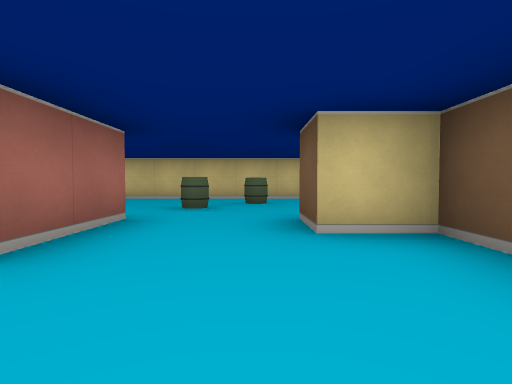
[1] (above)

20 first-person views from a walk through a cub3D maze. The camera is about half as high as the walls, tilts 2° down and sees 80° across. The floor is counted in squares. Each view is taken from the middle of a square. On the plan, view 1 faces up. The plan holds only what a view shows up to about 9 squares ahead; the rest is blank.

[2]
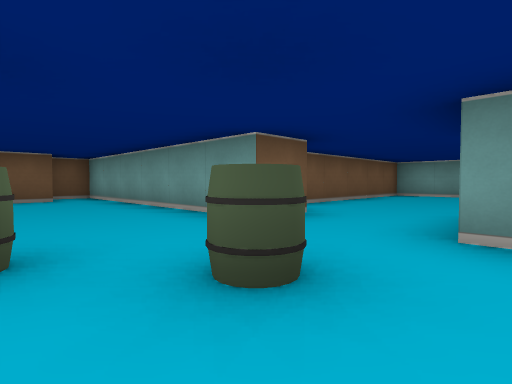

[3]
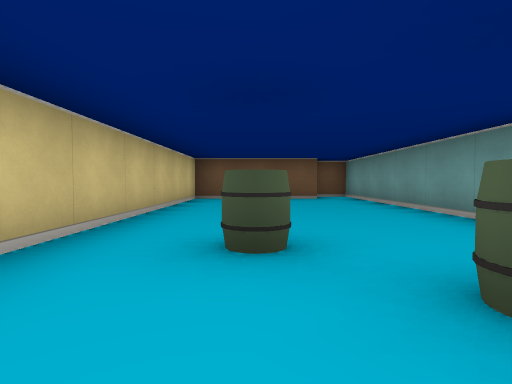

[4]
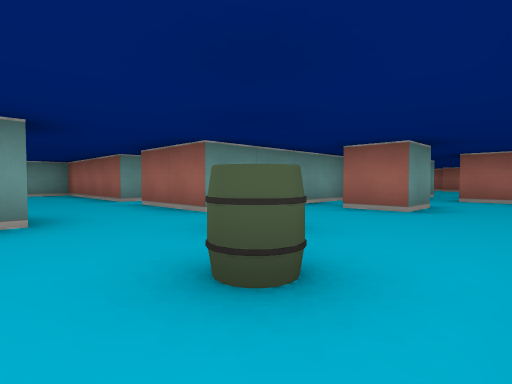

[5]
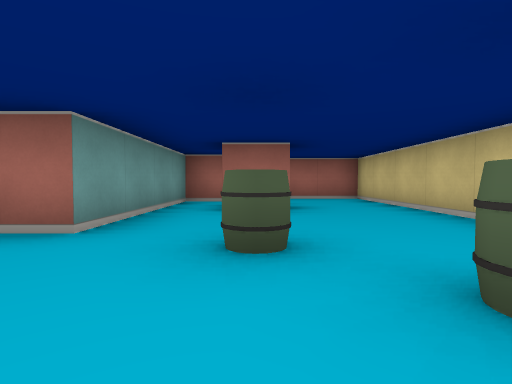

[6]
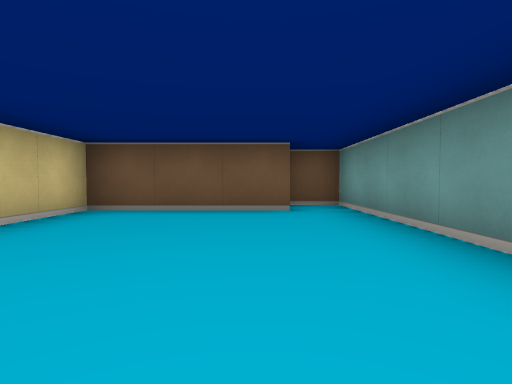

[7]
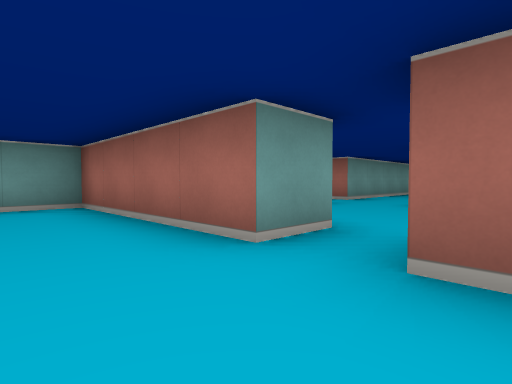

[8]
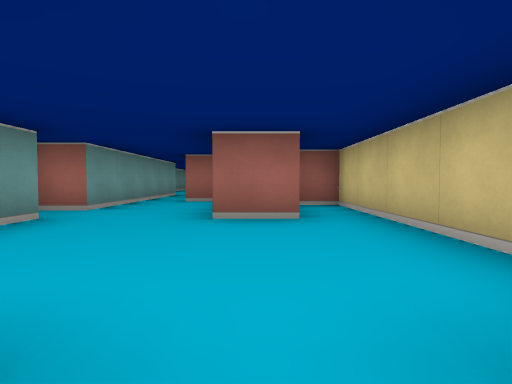

[9]
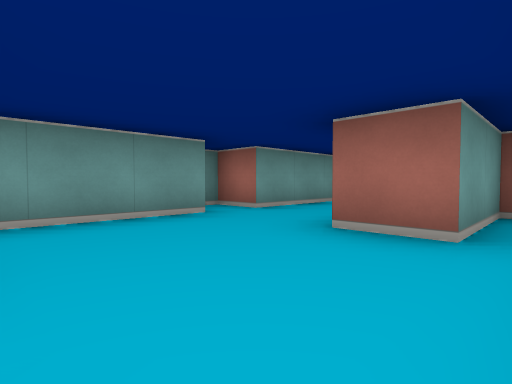

[10]
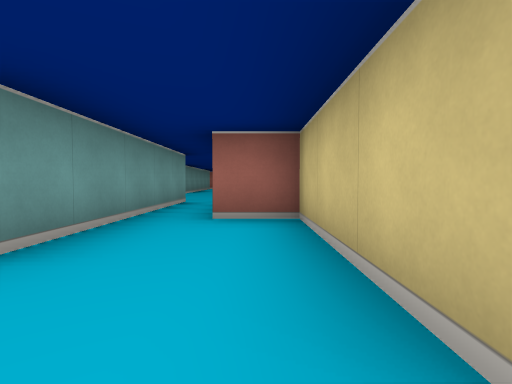

[11]
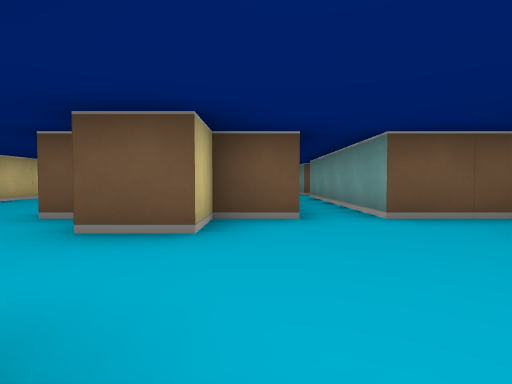

[12]
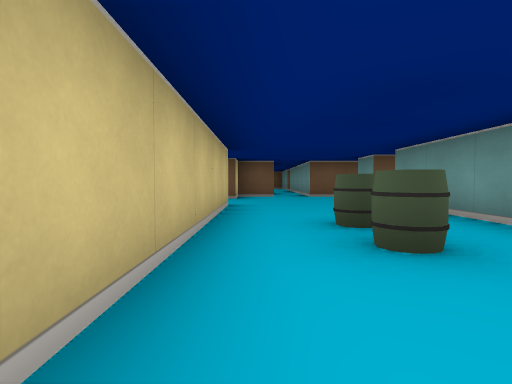

[13]
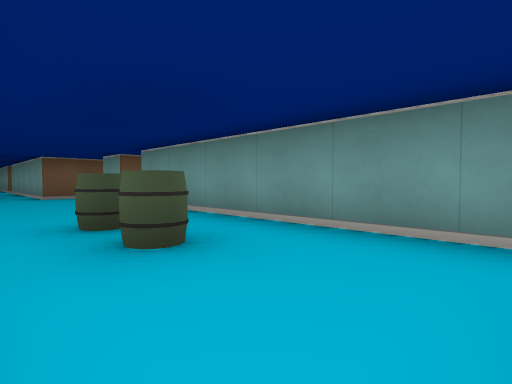

[14]
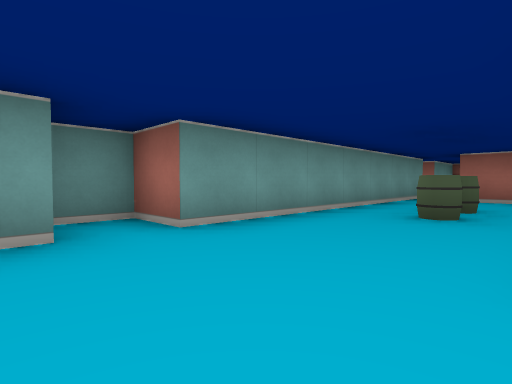

[15]
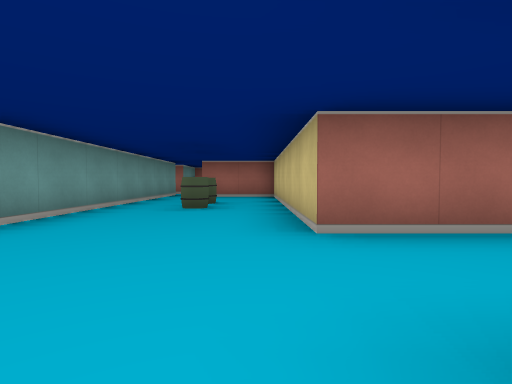

[16]
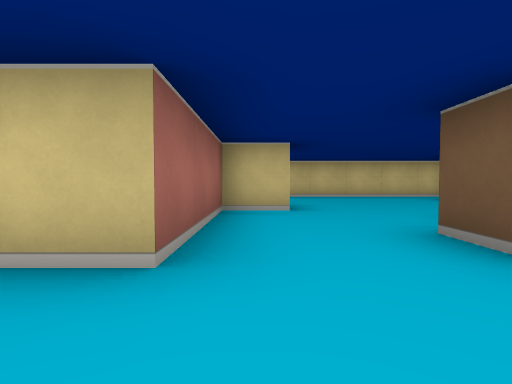

[17]
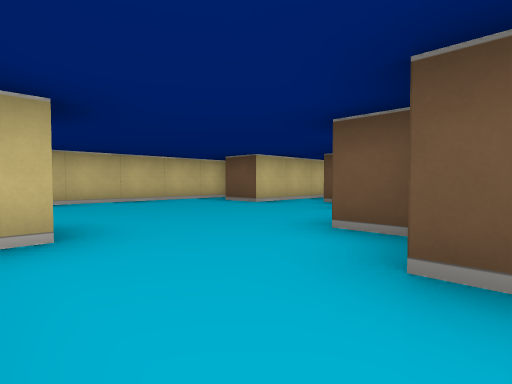

[18]
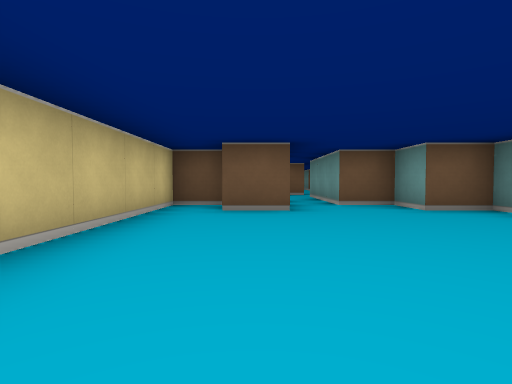

[19]
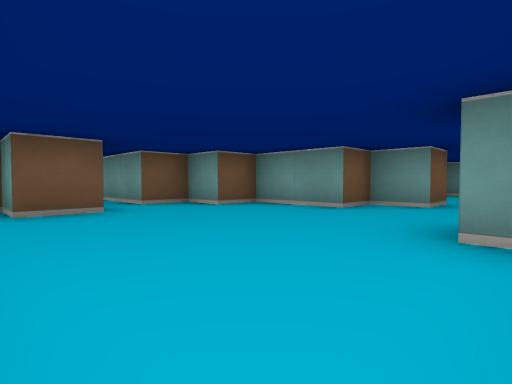

[20]
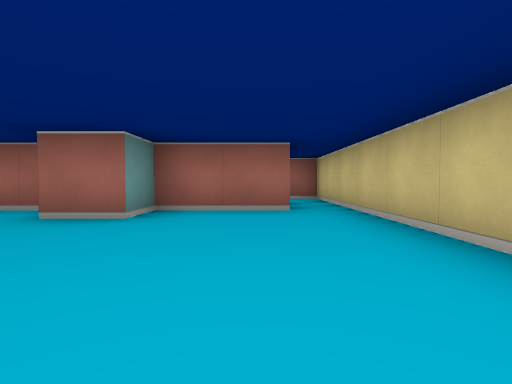

### Floor plan
Points are (right, up) in squares from view 1. A wall is a line through its corners. A room is listed if a view was taken in it or the views show most of it. See-through windows are left out.
Room 1 (views 1, 2, 3, 4, 5, 6, 7, 8)
walls: (-2.6, 0.5) (-1.5, 0.5) (-1.5, -3.5) (1.2, -3.5); (-4.6, 5.5) (-3.5, 5.5) (-3.5, 4.5); (5.5, 4.4) (5.5, 7.5) (-6.5, 7.5) (-6.5, 5.5); (-6.5, 4.5) (-5.5, 4.5) (-5.5, 3.5) (-1.5, 3.5) (-1.5, 1.5); (1.5, -3.2) (1.5, 2.5) (0.5, 2.5) (0.5, 3.5) (6.5, 3.5) (6.5, 4.5)
ways out: opening at (-2, 1) to room 2; opening at (-7, 5) to room 4
objects: barrel (-1, 5); barrel (0, 6)
Room 2 (views 9, 10)
walls: (-5.6, -1.5) (-3.2, -1.5); (-3.8, 2.5) (-7.5, 2.5) (-7.5, 1.5) (-5.5, 1.5) (-5.5, 0.5) (-8.5, 0.5) (-8.5, -0.5); (-8.5, -1.5) (-6.5, -1.5) (-6.5, -2.5)
ways out: opening at (-2, 1) to room 1; opening at (-8, -1) to room 3
Room 3 (views 11, 12, 13, 14, 15, 16)
walls: (-14.5, 0.5) (-20.5, 0.5) (-20.5, -1.5); (-13.5, -3) (-13.5, -2.5) (-12.5, -2.5); (-11.5, -0.6) (-11.5, 0.5) (-12.5, 0.5); (-11.5, -3) (-11.5, -1.5) (-8.5, -1.5); (-20.5, -2.5) (-14.5, -2.5) (-14.5, -3.5) (-13.6, -3.5)
ways out: opening at (-8, -1) to room 2; opening at (-13.5, 0.5) to room 4
objects: barrel (-18, -1); barrel (-17, -1)
Room 4 (views 17, 18, 19, 20)
walls: (-14.5, 6.5) (-14.5, 4.5) (-13.5, 4.5) (-13.5, 3.5) (-14.5, 3.5) (-14.5, 0.5); (-12.5, 0.5) (-12.5, 1.5) (-11.5, 1.5) (-11.5, 2.5) (-9.5, 2.5) (-9.5, 3.5) (-8.5, 3.5) (-8.5, 4.5) (-6.5, 4.5); (-6.9, 5.5) (-9.5, 5.5) (-9.5, 6.5) (-8.5, 6.5) (-8.5, 7.5) (-16.5, 7.5)
ways out: opening at (-7, 5) to room 1; opening at (-13.5, 0.5) to room 3; opening at (-15.5, 7)

Where each view was taken, in squares from view 1:
view 1: 0 up, 0 right, facing up
view 2: 6 up, 2 left, facing down-right
view 3: 6 up, 2 left, facing right
view 4: 7 up, 1 right, facing down-left
view 5: 5 up, 1 right, facing left
view 6: 5 up, 1 right, facing right
view 7: 2 up, 0 right, facing down-left
view 8: 1 up, 2 left, facing left
view 9: 2 up, 3 left, facing down-left
view 10: 0 up, 5 left, facing left
view 11: 0 up, 15 left, facing right
view 12: 0 up, 20 left, facing right
view 13: 0 up, 20 left, facing down-right
view 14: 0 up, 13 left, facing down-left
view 15: 0 up, 12 left, facing left
view 16: 1 down, 14 left, facing up
view 17: 1 up, 14 left, facing up-right
view 18: 6 up, 14 left, facing right
view 19: 7 up, 14 left, facing down-right
view 20: 6 up, 10 left, facing left
